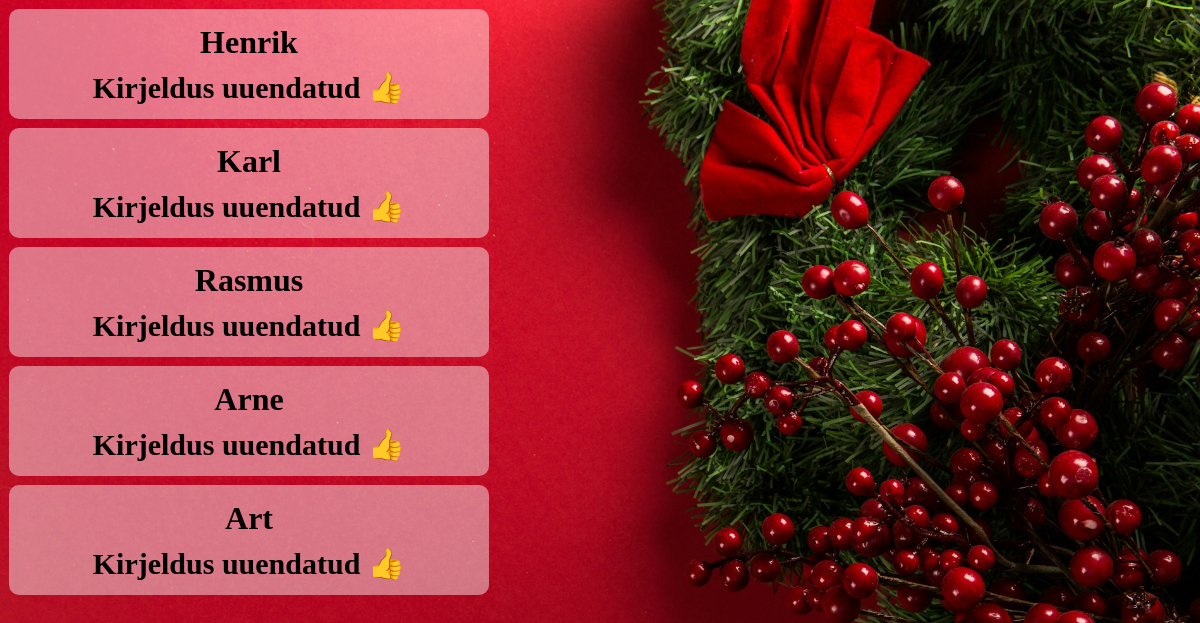
Before: / with the older database file.
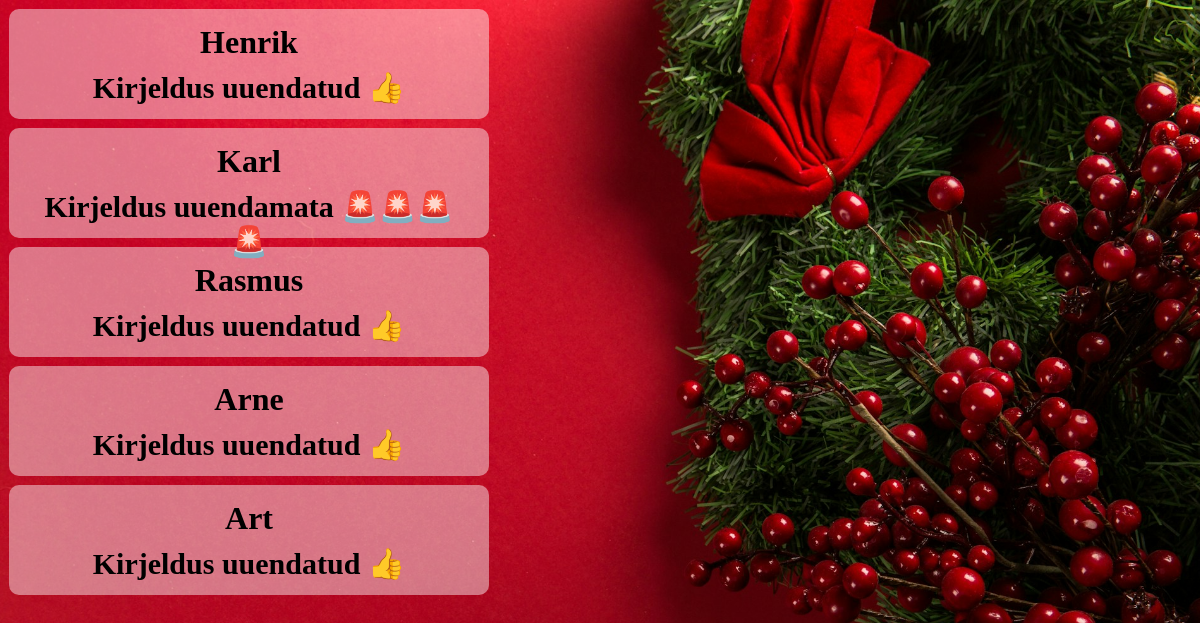
After: the same page with the newer database file.
### models.py (models this page shows)
class UserView (db.Model):
    id = db.Column(db.String(13), primary_key=True, default=gen_short_uuid)
    user = db.Column(db.String(MAX_NAME_LENGTH))
    user_description = db.Column(db.String(100), default="kirjuta siia midagi suunavat, et Sulle oleks lihtsam kinki teha")
    target_id = db.Column(db.String(13), db.ForeignKey('user_view.id'))
    target = db.relationship('UserView',
                           uselist=False,
                           remote_side=[id],
                           foreign_keys=[target_id])

### main.py (the view)
@app.route("/")
def index():
    return render_template("overview.html", users=db.session.query(UserView))

### templates/overview.html (shortened to what this page needs)
<!DOCTYPE html>
<html lang="en">
<head>
    <link rel="stylesheet" href="{{ url_for('static', filename='/main.css') }}">
</head>
<body>
    {% for person in users %}
    <div class="overview">
        <h1>{{ person.user }}</h1>
        <h2>{{ "Kirjeldus uuendatud 👍" if person.user_description != "kirjuta siia midagi suunavat, et Sulle oleks lihtsam kinki teha" else "Kirjeldus uuendamata 🚨🚨🚨🚨" }}</h2>
    </div>
    {% endfor %}
</body>
</html>

Changed rows visible on the page:
changed UserView "Karl": user_description "Kirjeldus uuendatud 👍" → "Kirjeldus uuendamata 🚨🚨🚨🚨"
